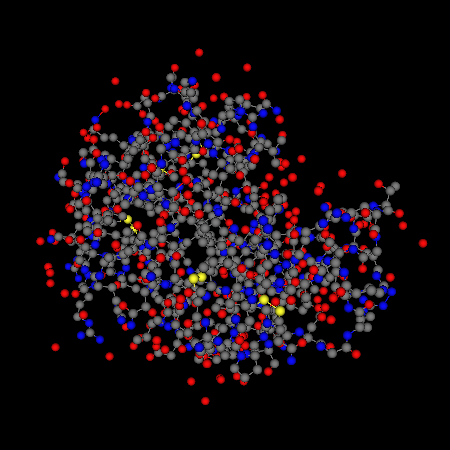

Here is the Python script that generated this plot:
#!/usr/bin/env python
# Demonstrate vtkMoleculeMapper with ball-and-stick rendering of a PDB protein.

import os

import vtkmodules.vtkInteractionStyle  # noqa: F401
import vtkmodules.vtkRenderingOpenGL2  # noqa: F401

from vtkmodules.vtkDomainsChemistry import vtkMoleculeMapper
from vtkmodules.vtkIOChemistry import vtkPDBReader
from vtkmodules.vtkRenderingCore import (
    vtkActor,
    vtkLight,
    vtkRenderWindow,
    vtkRenderWindowInteractor,
    vtkRenderer,
)

data_dir = os.environ.get("VPE_DATA_DIR", os.path.dirname(os.path.abspath(__file__)))

# Read protein from PDB file.
reader = vtkPDBReader()
reader.SetFileName(os.path.join(data_dir, "2LYZ.pdb"))
reader.Update()

# Molecule mapper with ball-and-stick settings (output port 1 is molecule).
mol_mapper = vtkMoleculeMapper()
mol_mapper.SetInputConnection(reader.GetOutputPort(1))
mol_mapper.UseBallAndStickSettings()

# Actor with material properties.
actor = vtkActor()
actor.SetMapper(mol_mapper)
actor.GetProperty().SetAmbient(0.0)
actor.GetProperty().SetDiffuse(1.0)
actor.GetProperty().SetSpecular(0.0)
actor.GetProperty().SetSpecularPower(40)

# Camera light.
light = vtkLight()
light.SetLightTypeToCameraLight()
light.SetPosition(1.0, 1.0, 1.0)

# Rendering pipeline.
renderer = vtkRenderer()
renderer.AddActor(actor)
renderer.ResetCamera()
renderer.GetActiveCamera().Zoom(1.7)
renderer.SetBackground(0.0, 0.0, 0.0)

render_window = vtkRenderWindow()
render_window.SetSize(450, 450)
render_window.AddRenderer(renderer)
render_window.SetWindowName("pdb ball and stick")
render_window.Render()

# Reset camera to standard position.
renderer.GetActiveCamera().SetPosition(0, 0, 1)
renderer.GetActiveCamera().SetFocalPoint(0, 0, 0)
renderer.GetActiveCamera().SetViewUp(0, 1, 0)
renderer.ResetCamera()
renderer.GetActiveCamera().Zoom(1.7)

render_window.SetMultiSamples(0)

interactor = vtkRenderWindowInteractor()
interactor.SetRenderWindow(render_window)

interactor.Initialize()
interactor.Start()
